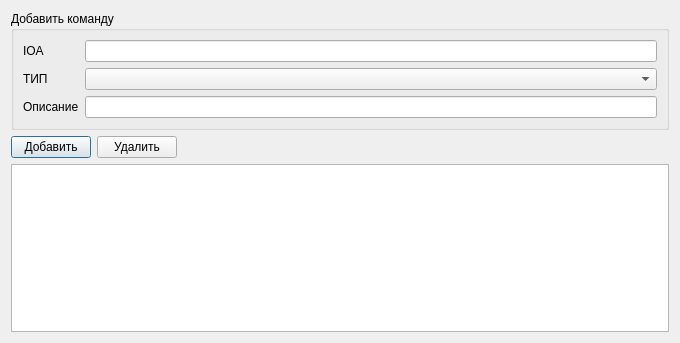
<?xml version="1.0" encoding="UTF-8"?>
<ui version="4.0">
 <class>EditCMDdialog</class>
 <widget class="QDialog" name="EditCMDdialog">
  <property name="geometry">
   <rect>
    <x>0</x>
    <y>0</y>
    <width>680</width>
    <height>343</height>
   </rect>
  </property>
  <property name="sizePolicy">
   <sizepolicy hsizetype="Preferred" vsizetype="Maximum">
    <horstretch>0</horstretch>
    <verstretch>0</verstretch>
   </sizepolicy>
  </property>
  <property name="windowTitle">
   <string>Dialog</string>
  </property>
  <layout class="QVBoxLayout" name="verticalLayout">
   <item>
    <widget class="QGroupBox" name="groupBox">
     <property name="sizePolicy">
      <sizepolicy hsizetype="Preferred" vsizetype="Preferred">
       <horstretch>0</horstretch>
       <verstretch>0</verstretch>
      </sizepolicy>
     </property>
     <property name="title">
      <string>Добавить команду</string>
     </property>
     <layout class="QGridLayout" name="gridLayout">
      <item row="0" column="0">
       <widget class="QLabel" name="label">
        <property name="text">
         <string>IOA</string>
        </property>
       </widget>
      </item>
      <item row="0" column="1">
       <widget class="QLineEdit" name="lineEdit_IOA"/>
      </item>
      <item row="1" column="0">
       <widget class="QLabel" name="label_2">
        <property name="text">
         <string>ТИП</string>
        </property>
       </widget>
      </item>
      <item row="1" column="1">
       <widget class="QComboBox" name="comboBox_type"/>
      </item>
      <item row="2" column="0">
       <widget class="QLabel" name="label_3">
        <property name="text">
         <string>Описание</string>
        </property>
       </widget>
      </item>
      <item row="2" column="1">
       <widget class="QLineEdit" name="lineEdit_desc"/>
      </item>
     </layout>
    </widget>
   </item>
   <item>
    <layout class="QHBoxLayout" name="horizontalLayout">
     <item>
      <widget class="QPushButton" name="pushButton_add">
       <property name="text">
        <string>Добавить</string>
       </property>
      </widget>
     </item>
     <item>
      <widget class="QPushButton" name="pushButton_remove">
       <property name="text">
        <string>Удалить</string>
       </property>
      </widget>
     </item>
     <item>
      <spacer name="horizontalSpacer">
       <property name="orientation">
        <enum>Qt::Horizontal</enum>
       </property>
       <property name="sizeHint" stdset="0">
        <size>
         <width>40</width>
         <height>20</height>
        </size>
       </property>
      </spacer>
     </item>
    </layout>
   </item>
   <item>
    <widget class="QTableView" name="tableView"/>
   </item>
  </layout>
 </widget>
 <resources/>
 <connections/>
</ui>
